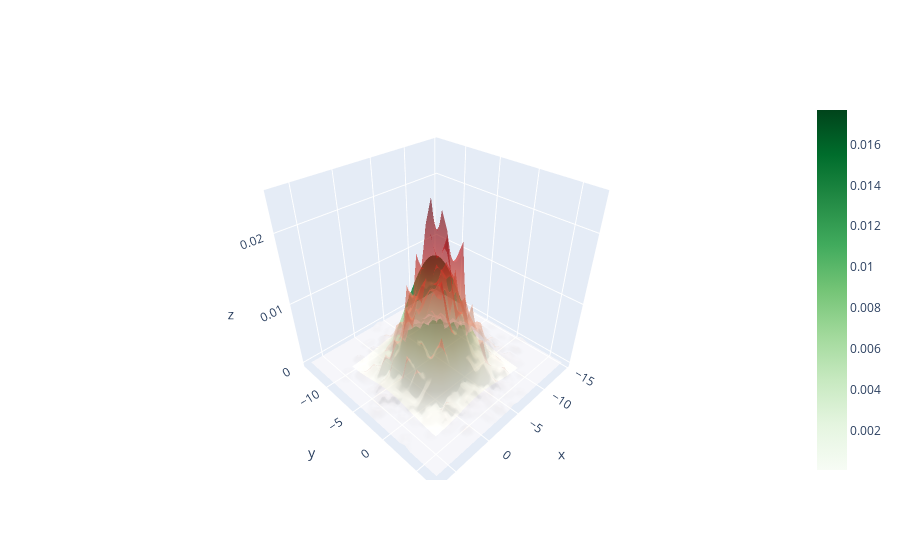

Here is the notebook cell this chart was saved with:
### Markdown cell above
Désormais, générons une loi normal de moyenne -3 et d'écart type 3.

### Code cell
def Box_Muller(N_sample = 10000,mu=-3,sigma=3):
    X_gen,Y_gen=[],[]
    for j in range(N_sample):
        u1 = nprd.uniform()
        u2=nprd.uniform()
        R= -2*np.log(u1)
        V=2*np.pi*u2
        X_gen.append(sigma*np.sqrt(R)*np.cos(V)+mu)
        Y_gen.append(sigma*np.sqrt(R)*np.sin(V)+mu)
    return(X_gen,Y_gen)

X,Y =  Box_Muller(N_sample = 5000,mu=-3,sigma=3)

from scipy.stats import multivariate_normal
norm_2d = multivariate_normal([-3,-3],3**2*np.identity(2))
x,y=np.mgrid[-10:4:.1, -10:4:.1]
z= np.dstack((x, y))
h,x2,y2,image = plt.hist2d(X,Y,bins=30,density=True)

fig = go.Figure(data=[go.Surface(z=norm_2d.pdf(z), x=x, y=y,opacity=0.7,colorscale="Greens"),
                      go.Surface(z=h, x=x2, y=y2, opacity=0.4,colorscale='Reds',showscale=False)])
fig.show()

### Figure 1 — Plotly figure (JSON) as saved in the notebook; plotly's stock layout.template omitted (floating-point values rounded to 4 significant figures; data arrays with more than 128 entries replaced by an {"elided": "..."} marker saying what was removed)
{"data": [{"colorscale": [[0, "rgb(247,252,245)"], [0.125, "rgb(229,245,224)"], [0.25, "rgb(199,233,192)"], [0.375, "rgb(161,217,155)"], [0.5, "rgb(116,196,118)"], [0.625, "rgb(65,171,93)"], [0.75, "rgb(35,139,69)"], [0.875, "rgb(0,109,44)"], [1, "rgb(0,68,27)"]], "opacity": 0.7, "type": "surface", "x": {"elided": "140x140 float values"}, "y": {"elided": "140x140 float values"}, "z": {"elided": "140x140 float values"}}, {"colorscale": [[0, "rgb(255,245,240)"], [0.125, "rgb(254,224,210)"], [0.25, "rgb(252,187,161)"], [0.375, "rgb(252,146,114)"], [0.5, "rgb(251,106,74)"], [0.625, "rgb(239,59,44)"], [0.75, "rgb(203,24,29)"], [0.875, "rgb(165,15,21)"], [1, "rgb(103,0,13)"]], "opacity": 0.4, "showscale": false, "type": "surface", "x": [-14.64, -13.89, -13.15, -12.4, -11.66, -10.91, -10.17, -9.42, -8.675, -7.93, -7.185, -6.44, -5.694, -4.949, -4.204, -3.459, -2.714, -1.969, -1.224, -0.4785, 0.2666, 1.012, 1.757, 2.502, 3.247, 3.992, 4.737, 5.482, 6.228, 6.973, 7.718], "y": [-14.06, -13.33, -12.61, -11.88, -11.16, -10.43, -9.704, -8.978, -8.252, -7.525, -6.799, -6.073, -5.347, -4.621, -3.895, -3.169, -2.443, -1.717, -0.9907, -0.2646, 0.4615, 1.188, 1.914, 2.64, 3.366, 4.092, 4.818, 5.544, 6.27, 6.996, 7.722], "z": {"elided": "30x30 float values"}}], "layout": {}}
